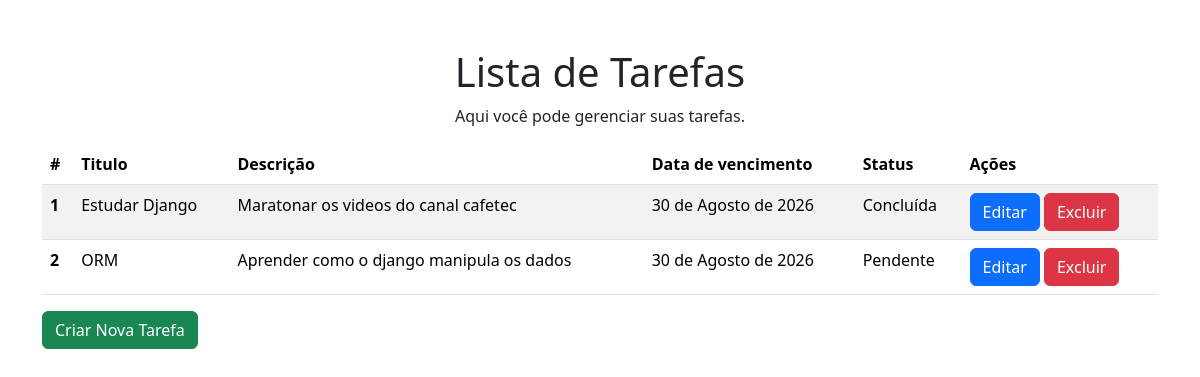
The page /tarefas/ on the database as committed earlier.
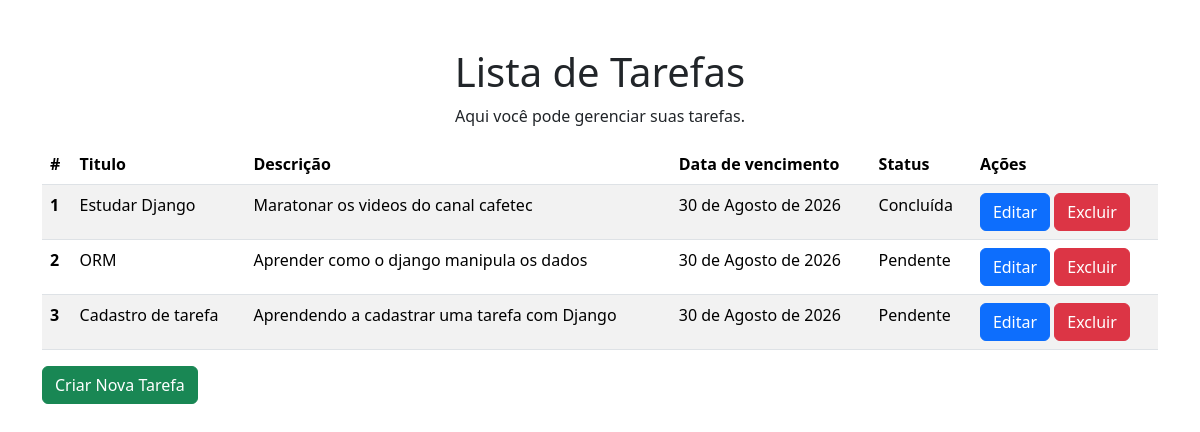
The same page on the database as committed later.
### core/models.py (models this page shows, shortened)
class Tarefa(models.Model):
    titulo = models.CharField(max_length=50, blank=False, null=False)
    descricao = models.CharField(max_length=500, blank=False, null=False)
    data = models.DateField(null=False)
    status = models.BooleanField(null=False)

### core/views.py (the view)
# urls.py: path('tarefas/', lista_tarefas, name='tarefas'),
def lista_tarefas(request):
    lista = Tarefa.objects.all()
    return render(request, 'core/tarefas.html', {'tarefas': lista})

### templates/core/tarefas.html (shortened to what this page needs)
{% load static %}
<!DOCTYPE html>
<html>
    <head>
        <link rel="stylesheet" href="{% static 'core/style/tarefas_style.css' %}">
        <link href="https://cdn.jsdelivr.net/npm/bootstrap@5.3.8/dist/css/bootstrap.min.css" rel="stylesheet">
    </head>
    <body>
        <h1 class="text-center mt-5">Lista de Tarefas</h1>
        <p class="text-center">Aqui você pode gerenciar suas tarefas.</p>
        <div class="container">
            <table class="table table-striped">
                <thead>
                    <tr>
                        <th scope="col">#</th>
                        <th scope="col">Titulo</th>
                        <th scope="col">Descrição</th>
                        <th scope="col">Data de vencimento</th>
                        <th scope="col">Status</th>
                        <th scope="col">Ações</th>
                    </tr>
                </thead>
                <tbody>
                    {% for tarefa in tarefas %}
                        <tr>
                            <th scope="row">{{ tarefa.id }}</th>
                            <td>{{ tarefa.titulo }}</td>
                            <td>{{ tarefa.descricao }}</td>
                            <td>{{ tarefa.data }}</td>
                            <td>{% if tarefa.status %} Concluída {% else %} Pendente {% endif %}</td>
                            <td>
                                <a class="btn btn-primary" href="{% url 'editar_tarefa' tarefa.id %}">Editar</a>
                                <a class="btn btn-danger" href="{% url 'deletar_tarefa' tarefa.id %}">Excluir</a>
                            </td>
                        </tr>
                    {% endfor %}
                </tbody>
            </table>
            <a href="{% url 'criar_tarefa' %}" class="btn btn-success">Criar Nova Tarefa</a>
        </div>
    </body>
</html>

Rows that differ between the two databases and show on the page:
added Tarefa: id "3", titulo "Cadastro de tarefa", descricao "Aprendendo a cadastrar uma tarefa com Django", data "30 de Agosto de 2026", status "Pendente"
